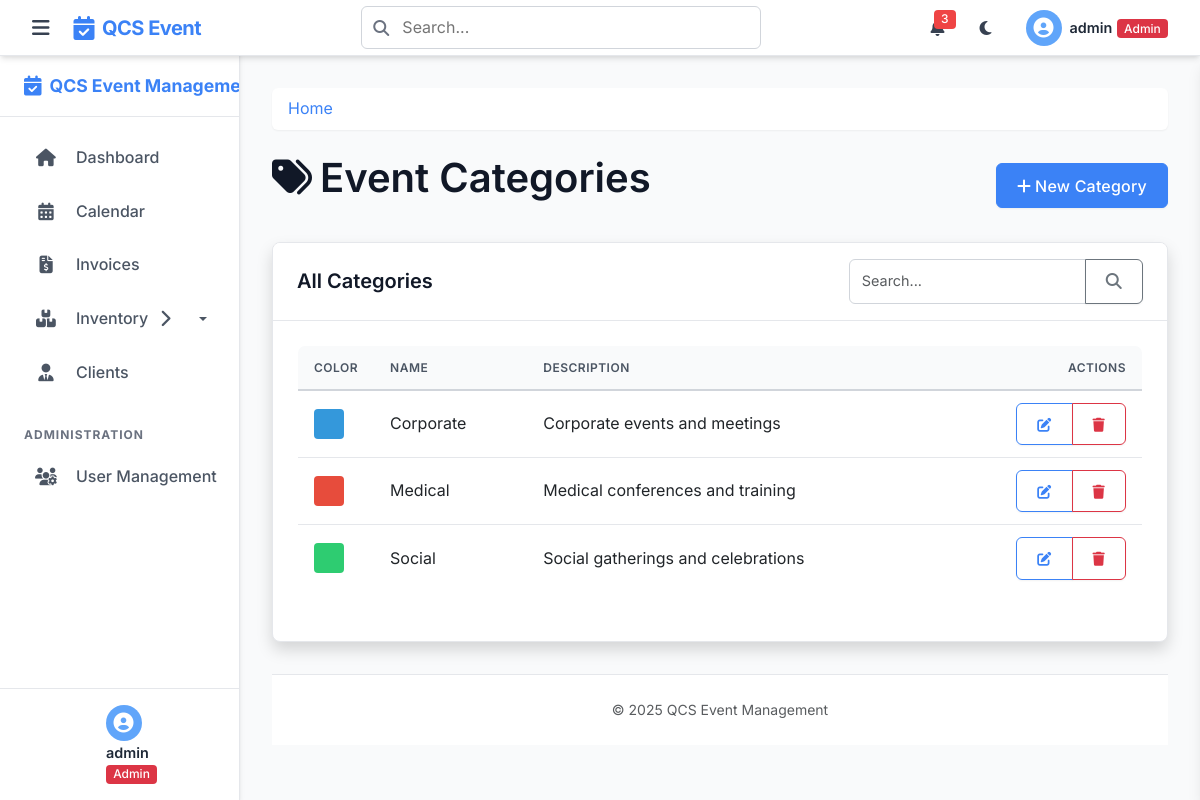
Page /categories (signed in) on the committed database.
### tables this page shows
CREATE TABLE event_categories (
    id INTEGER PRIMARY KEY AUTOINCREMENT,
    name TEXT NOT NULL,
    description TEXT,
    color TEXT NOT NULL,
    created_by INTEGER,
    FOREIGN KEY (created_by) REFERENCES users(id)
);

### app.py (the view)
@app.route('/categories')
@login_required
def categories():
    db = get_db()
    categories = db.execute('SELECT * FROM event_categories ORDER BY name').fetchall()
    return render_template('categories.html', categories=categories)

### app.py (called while the page is built)
@app.after_request
def add_security_headers(response):
    response.headers['X-Content-Type-Options'] = 'nosniff'
    response.headers['X-Frame-Options'] = 'DENY'
    response.headers['X-XSS-Protection'] = '1; mode=block'
    response.headers['Strict-Transport-Security'] = 'max-age=31536000; includeSubDomains'
    return response

### helpers.py (called while the page is built)
def get_db():
    if 'db' not in g:
        g.db = sqlite3.connect(
            current_app.config['DATABASE'],
            detect_types=sqlite3.PARSE_DECLTYPES
        )
        g.db.row_factory = sqlite3.Row
    return g.db

def login_required(f):
    @wraps(f)
    def decorated_function(*args, **kwargs):
        if 'user_id' not in session:
            if request.path.startswith('/api/') or request.is_json or request.headers.get('X-Requested-With') == 'XMLHttpRequest':
                return jsonify({'error': 'Authentication required'}), 401
            else:
                flash('Please log in first', 'warning')
                return redirect(url_for('login'))
        return f(*args, **kwargs)
    return decorated_function

### templates/categories.html (shortened to what this page needs)
{% extends 'layout.html' %}
{% block content %}
<div class="d-flex justify-content-between align-items-center mb-4">
    <h1><i class="fas fa-tags me-2"></i>Event Categories</h1>
    <div>
        {% if 'admin' in session.role or 'staff' in session.role %}
        <a href="{{ url_for('new_category') }}" class="btn btn-primary">
            <i class="fas fa-plus me-1"></i>New Category
        </a>
        {% endif %}
    </div>
</div>
<div class="card shadow">
    <div class="card-header bg-white py-3">
        <div class="row align-items-center">
            <div class="col">
                <h5 class="mb-0 text-gray-800">All Categories</h5>
            </div>
            <div class="col-auto">
                <form method="get" class="d-flex">
                    <div class="input-group">
                        <input type="text" class="form-control" placeholder="Search..." name="search" value="{{ request.args.get('search', '') }}">
                        <button class="btn btn-outline-secondary" type="submit">
                            <i class="fas fa-search"></i>
                        </button>
                    </div>
                </form>
            </div>
        </div>
    </div>
    <div class="card-body">
        {% if categories %}
            <div class="table-responsive">
                <table class="table table-hover align-middle">
                    <thead>
                        <tr>
                            <th style="width: 60px;">Color</th>
                            <th>Name</th>
                            <th>Description</th>
                            <th class="text-end">Actions</th>
                        </tr>
                    </thead>
                    <tbody>
                        {% for category in categories %}
                        <tr>
                            <td>
                                <div class="color-box" data-color="{{ category.color }}" style="width: 30px; height: 30px; border-radius: 4px;"></div>
                            </td>
                            <td>{{ category.name }}</td>
                            <td>{% if category.description %}{{ category.description }}{% else %}<span class="text-muted">No description</span>{% endif %}</td>
                            <td class="text-end">
                                {% if 'admin' in session.role or 'staff' in session.role %}
                                <div class="btn-group">
                                    <a href="{{ url_for('edit_category', category_id=category.id) }}" class="btn btn-sm btn-outline-primary">
                                        <i class="fas fa-edit"></i>
                                    </a>
                                    <button type="button" class="btn btn-sm btn-outline-danger"
                                            data-bs-toggle="modal" data-bs-target="#deleteModal{{ category.id }}">
                                        <i class="fas fa-trash"></i>
                                    </button>
                                </div>
                                {% endif %}
                            </td>
                        </tr>
                        {% endfor %}
                    </tbody>
                </table>
            </div>
        {% endif %}
    </div>
</div>
{% endblock %}

### rows in the picture
event_categories: name "Corporate", description "Corporate events and meetings"
event_categories: name "Medical", description "Medical conferences and training"
event_categories: name "Social", description "Social gatherings and celebrations"

### other values in the picture
{{ session.username }} "admin"
